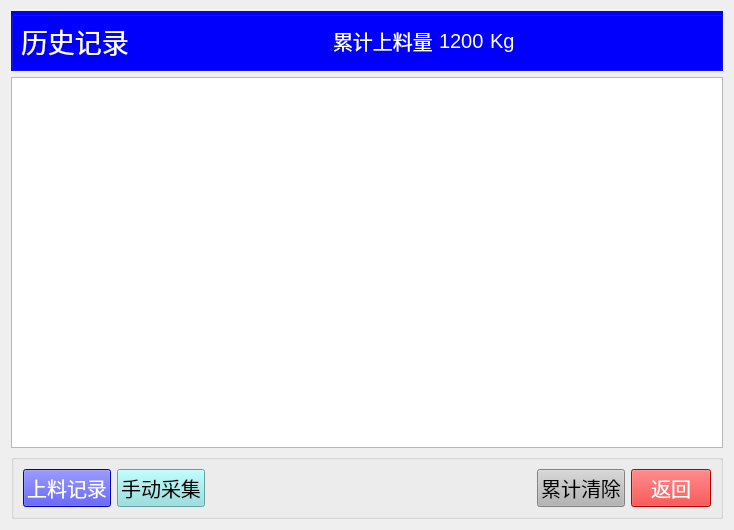
<?xml version="1.0" encoding="UTF-8"?>
<ui version="4.0">
 <class>Form_history2</class>
 <widget class="QWidget" name="Form_history2">
  <property name="geometry">
   <rect>
    <x>0</x>
    <y>0</y>
    <width>734</width>
    <height>530</height>
   </rect>
  </property>
  <property name="windowTitle">
   <string>Form</string>
  </property>
  <layout class="QGridLayout" name="gridLayout_3">
   <item row="0" column="0">
    <widget class="QGroupBox" name="groupBox">
     <property name="styleSheet">
      <string notr="true">QGroupBox{ background-color:rgb(0, 0, 255);} 
QGroupBox{ margin-top:0px;}
QGroupBox:title {margin-top: 0px;}</string>
     </property>
     <property name="title">
      <string/>
     </property>
     <layout class="QGridLayout" name="gridLayout">
      <item row="0" column="0">
       <widget class="QLabel" name="label">
        <property name="font">
         <font>
          <pointsize>20</pointsize>
          <italic>false</italic>
         </font>
        </property>
        <property name="styleSheet">
         <string notr="true">QLabel{color:rgb(255, 255, 255);}</string>
        </property>
        <property name="text">
         <string>历史记录</string>
        </property>
       </widget>
      </item>
      <item row="0" column="1">
       <spacer name="horizontalSpacer_3">
        <property name="orientation">
         <enum>Qt::Horizontal</enum>
        </property>
        <property name="sizeHint" stdset="0">
         <size>
          <width>190</width>
          <height>20</height>
         </size>
        </property>
       </spacer>
      </item>
      <item row="0" column="2">
       <widget class="QLabel" name="label_4">
        <property name="font">
         <font>
          <pointsize>15</pointsize>
         </font>
        </property>
        <property name="styleSheet">
         <string notr="true">QLabel{color:rgb(255, 255, 255);}</string>
        </property>
        <property name="text">
         <string>累计上料量</string>
        </property>
       </widget>
      </item>
      <item row="0" column="3">
       <widget class="QLabel" name="label_2">
        <property name="font">
         <font>
          <pointsize>15</pointsize>
         </font>
        </property>
        <property name="styleSheet">
         <string notr="true">QLabel{color:rgb(255, 255, 255);}</string>
        </property>
        <property name="text">
         <string>1200</string>
        </property>
       </widget>
      </item>
      <item row="0" column="4">
       <widget class="QLabel" name="label_3">
        <property name="font">
         <font>
          <pointsize>15</pointsize>
         </font>
        </property>
        <property name="styleSheet">
         <string notr="true">QLabel{color:rgb(255, 255, 255);}</string>
        </property>
        <property name="text">
         <string>Kg</string>
        </property>
       </widget>
      </item>
      <item row="0" column="5">
       <spacer name="horizontalSpacer_2">
        <property name="orientation">
         <enum>Qt::Horizontal</enum>
        </property>
        <property name="sizeHint" stdset="0">
         <size>
          <width>190</width>
          <height>20</height>
         </size>
        </property>
       </spacer>
      </item>
     </layout>
    </widget>
   </item>
   <item row="1" column="0">
    <widget class="QTableView" name="tableView"/>
   </item>
   <item row="2" column="0">
    <widget class="QGroupBox" name="groupBox_2">
     <property name="title">
      <string/>
     </property>
     <layout class="QGridLayout" name="gridLayout_2">
      <item row="0" column="0">
       <widget class="QPushButton" name="pushButton">
        <property name="font">
         <font>
          <pointsize>15</pointsize>
         </font>
        </property>
        <property name="styleSheet">
         <string notr="true">QPushButton { background-color:rgb(0, 0, 255);} 
QPushButton:hover { background-color: rgb(100, 0, 255); }
QPushButton {color:rgb(255, 255, 255);}</string>
        </property>
        <property name="text">
         <string>上料记录</string>
        </property>
       </widget>
      </item>
      <item row="0" column="1">
       <widget class="QPushButton" name="pushButton_2">
        <property name="font">
         <font>
          <pointsize>15</pointsize>
         </font>
        </property>
        <property name="styleSheet">
         <string notr="true">QPushButton { background-color:rgb(136, 223, 223);} 
QPushButton:hover { background-color: rgb(0, 223, 223); }
QPushButton {color:rgb(0, 0, 0);}</string>
        </property>
        <property name="text">
         <string>手动采集</string>
        </property>
       </widget>
      </item>
      <item row="0" column="2">
       <spacer name="horizontalSpacer">
        <property name="orientation">
         <enum>Qt::Horizontal</enum>
        </property>
        <property name="sizeHint" stdset="0">
         <size>
          <width>284</width>
          <height>20</height>
         </size>
        </property>
       </spacer>
      </item>
      <item row="0" column="3">
       <widget class="QPushButton" name="pushButton_3">
        <property name="font">
         <font>
          <pointsize>15</pointsize>
         </font>
        </property>
        <property name="styleSheet">
         <string notr="true">QPushButton { background-color:rgb(180, 180, 180);} 
QPushButton:hover { background-color: rgb(150, 150, 150); }
QPushButton {color:rgb(0, 0, 0);}</string>
        </property>
        <property name="text">
         <string>累计清除</string>
        </property>
       </widget>
      </item>
      <item row="0" column="4">
       <widget class="QPushButton" name="btn_Return">
        <property name="font">
         <font>
          <pointsize>15</pointsize>
         </font>
        </property>
        <property name="styleSheet">
         <string notr="true">QPushButton { background-color:rgb(255, 0, 0);} 
QPushButton:hover { background-color: rgb(255,100, 100); }
QPushButton {color:rgb(255, 255, 255);}</string>
        </property>
        <property name="text">
         <string>返回</string>
        </property>
       </widget>
      </item>
     </layout>
    </widget>
   </item>
  </layout>
 </widget>
 <resources/>
 <connections>
  <connection>
   <sender>btn_Return</sender>
   <signal>clicked()</signal>
   <receiver>Form_history2</receiver>
   <slot>close()</slot>
   <hints>
    <hint type="sourcelabel">
     <x>673</x>
     <y>489</y>
    </hint>
    <hint type="destinationlabel">
     <x>366</x>
     <y>264</y>
    </hint>
   </hints>
  </connection>
 </connections>
</ui>
